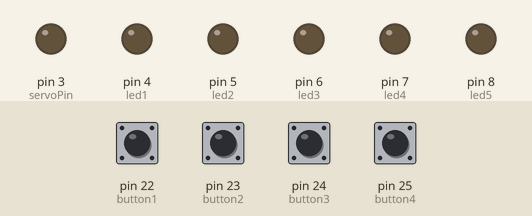
A sketch run on a simulated Arduino Mega 2560, built with avr-gcc and run on an emulated ATmega2560. Shown: output pins drawn as LEDs (lit = HIGH). Inputs (shaded band) come from the test bench; at power-on: pin 22 (button1), pin 23 (button2), pin 24 (button3), pin 25 (button4) HIGH. Storage starts empty; the audio player accepts every command and is not drawn; what the sketch prints to the serial monitor is not drawn.

Above: at 1.2 s.
1.3 s: pin 22 (button1) pulled LOW for 0.15 s
At 2.1 s:
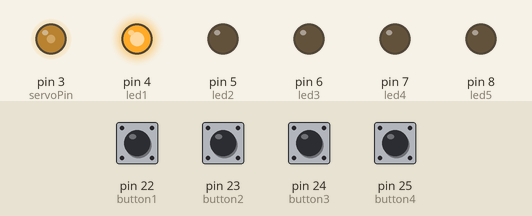
4.3 s: pin 23 (button2) pulled LOW for 0.15 s
At 5.7 s:
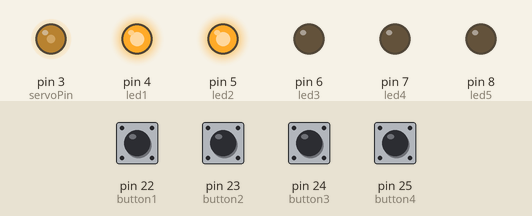
7.4 s: pin 24 (button3) pulled LOW for 0.15 s
At 9.2 s:
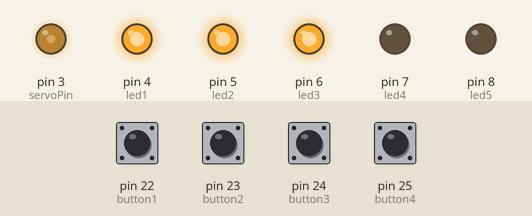
10.5 s: pin 25 (button4) pulled LOW for 0.15 s
At 12.7 s:
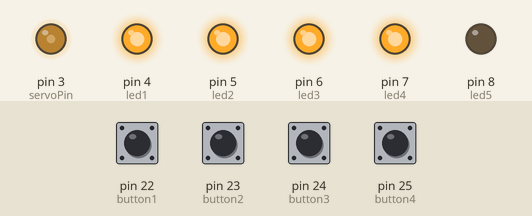
13.6 s: pin 23 (button2) pulled LOW for 1 s
At 14.1 s:
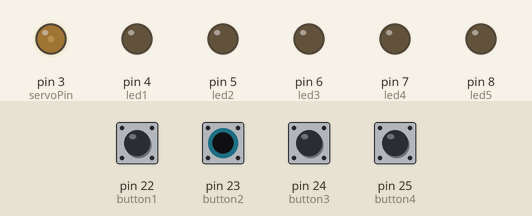
17.3 s: pin 22 (button1) pulled LOW for 1 s
At 20.55 s:
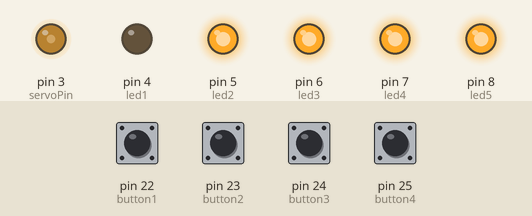
Timing chart, 0 to 27.3 s (numbered marks = the images above; inputs shaded):
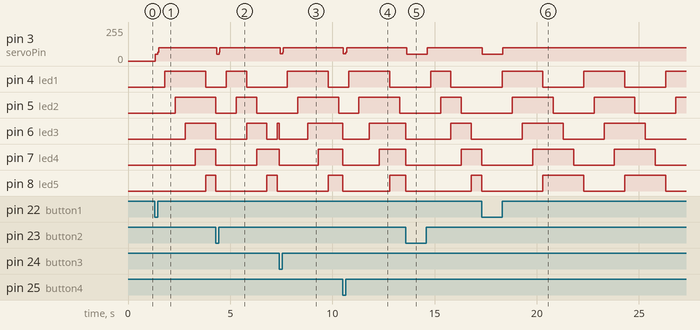

The sketch:

PropCodeSample7.ino
```cpp
//Using and Arduino Mega 2560 in order to have enough pins

//Libraries Used
#include <SD.h>
#include <TMRpcm.h>
#include <SPI.h>

//TMRpcm and SD Library Setups
TMRpcm audio;    // Create an object for the TMRpcm library
const int chipSelect = 10; // SD card module chip select pin

//Pre Setup Section
//PIN ASSIGNMENTS (Change the number to the corresponding pin you decide to use)
//  LED Pins (Only requires basic Degital Pins)
const int led1 = 4;
const int led2 = 5;
const int led3 = 6;
const int led4 = 7;
const int led5 = 8;
//  Button Pins. (Only Requires Basic Digital Pins)
const int button1 = 22;
const int button2 = 23;
const int button3 = 24;
const int button4 = 25;
//  Servo Pins (Requires PWM pins.)
const int servoPin = 3; //Must be a PWM pin.
//  Speaker Pins
const int speakerPin1 = 9;  // Set the pin for the speaker. Must be a PWM pin linked to Timer 1 on the board. (Most Arduino's this means pin 9 or 10)

//Global Variables
const int servoSpeed = 100; // Can be any value from 0-255. 0 is stopped 255 is full speed.
unsigned long currentMillis = 0;

//Audio File Names
char button1Audio[] = "button1audio.wav";  // Replace the text inside the quotes with the actual file names on the root directory of SD card.
char button2Audio[] = "button2audio.wav";  // Replace the text inside the quotes with the actual file names on the root directory of SD card.
char button3Audio[] = "button3audio.wav";  // Replace the text inside the quotes with the actual file names on the root directory of SD card.
char button4Audio[] = "button4audio.wav";  // Replace the text inside the quotes with the actual file names on the root directory of SD card.

//Button Press Millis Setup
const long button1Interval = 10000; // Set To length of WAV file for this button
const long button2Interval = 10000; // Set To length of WAV file for this button
const long button3Interval = 10000; // Set To length of WAV file for this button
const long button4Interval = 10000; // Set To length of WAV file for this button
unsigned long button1PrevMillis = 0;
unsigned long button2PrevMillis = 0;
unsigned long button3PrevMillis = 0;
unsigned long button4PrevMillis = 0;

//Button Active Variables
bool button1Active = false;
bool button2Active = false;
bool button3Active = false;
bool button4Active = false;
bool anyButtonActive = false;

//LED Millis Setup
int ledState = 0;
const long led1Interval = 500;
const long led2Interval = 500;
const long led3Interval = 500;
const long led4Interval = 500;
unsigned long ledPrevMillis = 0;

//Setup and initialize. This only runs once.
void setup()
{
  Serial.begin(9600);

  //Initializes the SD card and checks to make sure it was successful.
  if (!SD.begin(chipSelect))
  {
    Serial.println("SD card initialization failed.");
    return;
  }
  Serial.println("SD card ready.");

  //Setup Pin Modes
  //  Output Pins
  pinMode(led1, OUTPUT);
  pinMode(led2, OUTPUT);
  pinMode(led3, OUTPUT);
  pinMode(led4, OUTPUT);
  pinMode(led5, OUTPUT);
  pinMode(servoPin, OUTPUT);
  //  Input Pins
  pinMode(button1, INPUT_PULLUP); //Only use the _PULLUP part if you don't wire your own resistors inbetween the Button and 5v pin. (this goes for all buttons)
  pinMode(button2, INPUT_PULLUP);
  pinMode(button3, INPUT_PULLUP);
  pinMode(button4, INPUT_PULLUP);

  //Audio Output Setup
  audio.speakerPin = speakerPin1;
  audio.setVolume(6); // Set Volume (0-7)
  audio.quality(1); // Default Quality= 0, Higher Quality = 1
}

//This loop is what runs continuously over and over.
void loop()
{

  //Get Current Millis
  currentMillis = millis();

  //Check if any button is active
  if (button1Active || button2Active || button3Active || button4Active)
  {
    anyButtonActive = true;
  }
  else
  {
    anyButtonActive = false;
  }

  //Checks to see if timer has ran out on the Audio file (activeButton). If so, it stops everything.
  if (button1Active && currentMillis - button1PrevMillis >= button1Interval)
  {
    stopAllActions();
  }
  else if (button2Active && currentMillis - button2PrevMillis >= button2Interval)
  {
    stopAllActions();
  }
  else if (button3Active && currentMillis - button3PrevMillis >= button3Interval)
  {
    stopAllActions();
  }
  else if (button4Active && currentMillis - button4PrevMillis >= button4Interval)
  {
    stopAllActions();
  }

  //Starts the corresponding LED pattern depending on active button
  if (button1Active && currentMillis - ledPrevMillis >= led1Interval)
  {
    led1Sequence();
  }
  else if (button2Active && currentMillis - ledPrevMillis >= led2Interval)
  {
    led2Sequence();
  }
  else if (button3Active && currentMillis - ledPrevMillis >= led3Interval)
  {
    led3Sequence();
  }
  else if (button4Active && currentMillis - ledPrevMillis >= led4Interval)
  {
    led4Sequence();
  }

  //Check For Button Presses
  bool button1Press = !digitalRead(button1);
  bool button2Press = !digitalRead(button2);
  bool button3Press = !digitalRead(button3);
  bool button4Press = !digitalRead(button4);

  if (button1Press)
  {
    button1Pressed();
  }
  else if (button2Press)
  {
    button2Pressed();
  }
  else if (button3Press)
  {
    button3Pressed();
  }
  else if (button4Press)
  {
    button4Pressed();
  }
}

//Custom Functions (States) That are called in the loop function.
void button1Pressed()
{
  //The below "if" statement is a failsafe to prevent buttons from overriding or doubling onto each other. It will stop everything before starting a new button press action.
  if (anyButtonActive)
  {
    stopAllActions();
  }
  button1PrevMillis = millis();
  button1Active = true;
  analogWrite(servoPin, servoSpeed);
  audio.play(button1Audio); // Plays the WAV file (must be on the SD card)
}

void button2Pressed()
{
  if (anyButtonActive)
  {
    stopAllActions();
  }
  button2PrevMillis = millis();
  button2Active = true;
  analogWrite(servoPin, servoSpeed);
  audio.play(button2Audio);
}

void button3Pressed()
{
  if (anyButtonActive)
  {
    stopAllActions();
  }
  button3PrevMillis = millis();
  button3Active = true;
  analogWrite(servoPin, servoSpeed);
  audio.play(button3Audio);
}

void button4Pressed()
{
  if (anyButtonActive)
  {
    stopAllActions();
  }
  button4PrevMillis = millis();
  button4Active = true;
  analogWrite(servoPin, servoSpeed);
  audio.play(button4Audio);
}

void led1Sequence()  //Edit each case state or add or subtract a case state to control what you want to happen at each interval of the led sequence.
{
  switch (ledState)
  {
    case 0:
      ledPat(1, 0, 0, 0, 0);  // 0 = LOW or OFF and 1 = HIGH or ON.
      ledState = 1;
      break;

    case 1:
      ledPat(1, 1, 0, 0, 0);
      ledState = 2;
      break;

    case 2:
      ledPat(1, 1, 1, 0, 0);
      ledState = 3;
      break;

    case 3:
      ledPat(1, 1, 1, 1, 0);
      ledState = 4;
      break;

    case 4:
      ledPat(0, 1, 1, 1, 1);
      ledState = 5;
      break;

    case 5:
      ledPat(0, 0, 1, 1, 1);
      ledState = 6;
      break;

    case 6:
      ledPat(0, 0, 0, 1, 1);
      ledState = 7;
      break;

    case 7:
      ledPat(0, 0, 0, 0, 1);
      ledState = 0;
      break;
  }

  ledPrevMillis = currentMillis; //Resets the interval
}

void led2Sequence()
{
  switch (ledState)
  {
    case 0:
      ledPat(1, 0, 0, 0, 0);
      ledState = 1;
      break;

    case 1:
      ledPat(1, 1, 0, 0, 0);
      ledState = 2;
      break;

    case 2:
      ledPat(0, 1, 1, 0, 0);
      ledState = 3;
      break;

    case 3:
      ledPat(0, 0, 1, 1, 0);
      ledState = 4;
      break;

    case 4:
      ledPat(0, 0, 0, 1, 1);
      ledState = 5;
      break;

    case 5:
      ledPat(0, 0, 1, 1, 0);
      ledState = 6;
      break;

    case 6:
      ledPat(0, 1, 1, 0, 0);
      ledState = 1;
      break;
  }

  ledPrevMillis = currentMillis; //Resets the interval
}

void led3Sequence()
{
  switch (ledState)
  {
    case 0:
      ledPat(1, 0, 0, 0, 0);
      ledState = 1;
      break;

    case 1:
      ledPat(1, 1, 0, 0, 0);
      ledState = 2;
      break;

    case 2:
      ledPat(1, 1, 1, 0, 0);
      ledState = 3;
      break;

    case 3:
      ledPat(1, 1, 1, 1, 0);
      ledState = 4;
      break;

    case 4:
      ledPat(0, 1, 1, 1, 1);
      ledState = 5;
      break;

    case 5:
      ledPat(0, 0, 1, 1, 1);
      ledState = 6;
      break;

    case 6:
      ledPat(0, 0, 0, 1, 1);
      ledState = 7;
      break;

    case 7:
      ledPat(0, 0, 0, 0, 1);
      ledState = 0;
      break;
  }

  ledPrevMillis = currentMillis; //Resets the interval
}

void led4Sequence()
{
  switch (ledState)
  {
    case 0:
      ledPat(1, 0, 0, 0, 0);
      ledState = 1;
      break;

    case 1:
      ledPat(1, 1, 0, 0, 0);
      ledState = 2;
      break;

    case 2:
      ledPat(1, 1, 1, 0, 0);
      ledState = 3;
      break;

    case 3:
      ledPat(1, 1, 1, 1, 0);
      ledState = 4;
      break;

    case 4:
      ledPat(0, 1, 1, 1, 1);
      ledState = 5;
      break;

    case 5:
      ledPat(0, 0, 1, 1, 1);
      ledState = 6;
      break;

    case 6:
      ledPat(0, 0, 0, 1, 1);
      ledState = 7;
      break;

    case 7:
      ledPat(0, 0, 0, 0, 1);
      ledState = 0;
      break;
  }

  ledPrevMillis = currentMillis; //Resets the interval
}

//This Function will simplify the LED pattern control
void ledPat(int led1o, int led2o, int led3o, int led4o, int led5o)
{
  digitalWrite(led1, (led1o == 1) ? HIGH : LOW);
  digitalWrite(led2, (led2o == 1) ? HIGH : LOW);
  digitalWrite(led3, (led3o == 1) ? HIGH : LOW);
  digitalWrite(led4, (led4o == 1) ? HIGH : LOW);
  digitalWrite(led5, (led5o == 1) ? HIGH : LOW);
}

//The Function below stops the servo, the audio and turns off all the LEDs.
void stopAllActions()
{
  analogWrite(servoPin, 0);
  digitalWrite(led1, LOW);
  digitalWrite(led2, LOW);
  digitalWrite(led3, LOW);
  digitalWrite(led4, LOW);
  digitalWrite(led5, LOW);
  audio.stopPlayback();
  button1Active = false;
  button2Active = false;
  button3Active = false;
  button4Active = false;
  ledState = 0;
}
```

Measured:
- after the input at 1.3 s, pin 3 (servoPin): 0/255 → 52/255 at once, → 100/255 0.12 s later; pin 4 (led1): LOW → HIGH after 0.50 s, → LOW 2.0 s later; pin 5 (led2): LOW → HIGH after 1.0 s; pin 6 (led3): LOW → HIGH after 1.5 s; pin 7 (led4): LOW → HIGH after 2.0 s
- after the input at 4.3 s, pin 3 (servoPin): 100/255 → 52/255 at once, → 100/255 0.12 s later; pin 4 (led1): LOW → HIGH after 0.50 s instead of 1.5 s; pin 8 (led5): HIGH → LOW after 0.00 s instead of 1.5 s
- after the input at 7.4 s, pin 3 (servoPin): 100/255 → 53/255 at once, → 100/255 0.12 s later
- after the input at 10.5 s, pin 3 (servoPin): 100/255 → 54/255 at once, → 100/255 0.12 s later; pin 4 (led1): LOW → HIGH after 0.30 s instead of 1.3 s; pin 5 (led2): LOW → HIGH after 0.80 s instead of 1.8 s; pin 8 (led5): HIGH → LOW after 0.00 s instead of 1.3 s
- after the input at 13.6 s, pin 3 (servoPin): 100/255 → 52/255 at once, → 100/255 1.0 s later
- after the input at 17.3 s, pin 3 (servoPin): 100/255 → 52/255 at once, → 100/255 1.0 s later; pin 6 (led3): alternates HIGH for 2.0 s and LOW for 2.0 s, starting after 2.0 s
